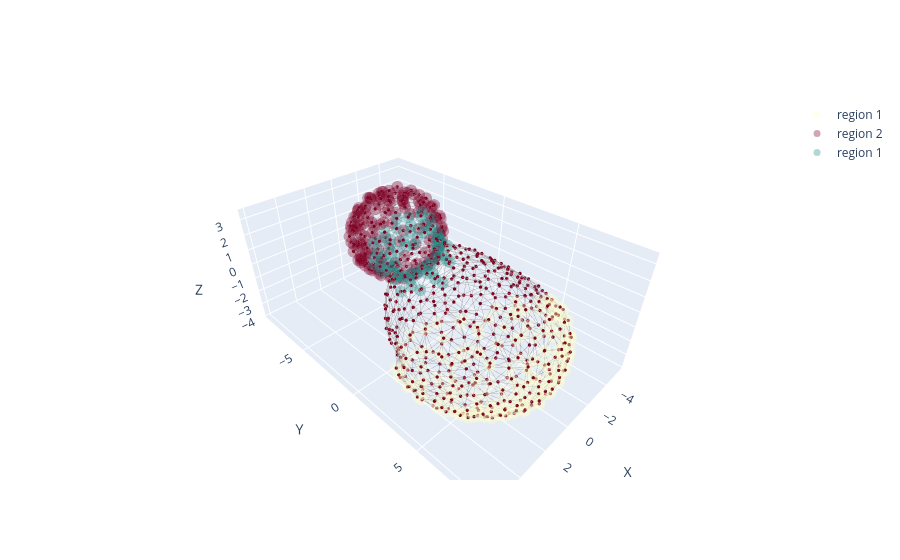

Write notebook code for a chart like this one.
### Code cell
crypts, necks, villi = grow_crypts_toward_necks(
    G,
    crypt_regions=crypts,
    neck_regions=necks,   # [] is fine if you didn’t extract necks
    N=2,
    min_villus_region_size=1,
)

fig = plot_organoid_graph(proj_points, G, HKS[:,0], node_size=2)
add_region_overlays(fig, proj_points, crypts, colorscale='YlOrRd')
add_region_overlays(fig, proj_points, necks, colorscale='viridis')

fig.show()

### Figure 1 — Plotly figure (JSON) as saved in the notebook; plotly's stock layout.template omitted (floating-point values rounded to 4 significant figures; data arrays with more than 128 entries replaced by an {"elided": "..."} marker saying what was removed)
{"data": [{"hoverinfo": "skip", "line": {"color": "rgba(120,120,120,0.75)", "width": 1}, "mode": "lines", "showlegend": false, "type": "scatter3d", "x": {"elided": "6171 float values"}, "y": {"elided": "6171 float values"}, "z": {"elided": "6171 float values"}}, {"hoverinfo": "skip", "marker": {"cmax": 0.08556, "cmid": 0, "cmin": -0.08556, "color": {"elided": "18001 float values"}, "colorscale": [[0, "rgb(5,48,97)"], [0.1, "rgb(33,102,172)"], [0.2, "rgb(67,147,195)"], [0.3, "rgb(146,197,222)"], [0.4, "rgb(209,229,240)"], [0.5, "rgb(247,247,247)"], [0.6, "rgb(253,219,199)"], [0.7, "rgb(244,165,130)"], [0.8, "rgb(214,96,77)"], [0.9, "rgb(178,24,43)"], [1, "rgb(103,0,31)"]], "line": {"width": 0}, "size": 2}, "mode": "markers", "showlegend": false, "type": "scatter3d", "x": {"elided": "687 float values"}, "y": {"elided": "687 float values"}, "z": {"elided": "687 float values"}}, {"hoverinfo": "skip", "marker": {"color": "rgb(255, 255, 204)", "size": 7}, "mode": "markers", "name": "region 1", "opacity": 0.35, "showlegend": true, "type": "scatter3d", "x": {"elided": "180 float values"}, "y": {"elided": "180 float values"}, "z": {"elided": "180 float values"}}, {"hoverinfo": "skip", "marker": {"color": "rgb(128, 0, 38)", "size": 7}, "mode": "markers", "name": "region 2", "opacity": 0.35, "showlegend": true, "type": "scatter3d", "x": {"elided": "145 float values"}, "y": {"elided": "145 float values"}, "z": {"elided": "145 float values"}}, {"hoverinfo": "skip", "marker": {"color": "rgb(34, 144, 140)", "size": 7}, "mode": "markers", "name": "region 1", "opacity": 0.35, "showlegend": true, "type": "scatter3d", "x": [-1.546, -2.064, -2.655, -0.9826, 0.2763, -2.585, -2.431, -0.5145, -2.159, 1.032, -0.2858, 0.08694, 0.08666, -1.187, -3.247, 1.029, 0.4625, 1.028, -0.1677, -1.353, -2.875, 0.3395, -1.347, 0.9894, -2.181, -0.5302, -0.74, -1.546, 0.5312, -2.011, 0.859, -1.466, 1.202, -2.278, -1.674, 0.4153, 0.7608, -2.284, 0.9127, -2.989, -1.7, -0.1116, -0.86, -3.29, 0.6473, -0.223, -2.507, -2.39, -2.039, 0.7646, -1.805, 1.262, -1.184, 0.964, 0.6126, -2.78, -2.074, 0.5736, -1.324, 0.4237, -3.09, -2.255, -1.22, -1.866, -0.2621, 0.7776, 0.783, -0.5433, 0.7902, -1.847, -0.207, 0.181], "y": [-0.9348, -1.142, -3.022, -2.678, -2.118, -2.257, -2.712, -2.042, -1.496, -4.213, -3.023, -2.032, -2.59, -2.125, -2.978, -2.396, -3.312, -1.899, -2.361, -1.405, -3.331, -3.287, -2.116, -3.959, -2.894, -2.654, -3.754, -3.587, -3.766, -2.428, -3.498, -1.744, -1.98, -3.4, -2.706, -3.835, -3.05, -1.881, -4.497, -2.814, -0.7784, -3.359, -2.946, -3.063, -2.607, -3.846, -2.277, -3.605, -3.311, -4.061, -1.439, -2.141, -3.502, -4.335, -2.588, -2.662, -0.8954, -3.221, -1.301, -4.368, -2.917, -1.958, -3.365, -3.118, -1.614, -3.298, -2.924, -3.821, -3.922, -2.308, -3.556, -1.655], "z": [-1.044, 0.3433, -0.7324, -0.9408, 1.84, 0.6002, 1.902, 2.117, 0.4741, 0.4952, -0.8648, -0.963, 1.947, 2.135, 0.6388, 0.699, 1.832, -0.8723, -0.8341, -0.8544, 2.067, -0.5298, -0.7781, 0.8811, -0.8211, 2.238, -1.516, -1.638, -0.4494, -0.5797, 0.8534, -0.6666, 1.162, -1.421, 2.288, 2.117, 1.14, 1.192, -0.1705, 1.191, 1.598, 2.332, 2.399, -0.09865, -0.2674, -1.265, 1.277, 2.547, 2.513, -0.211, 1.619, 0.008507, 2.662, 1.425, 1.414, 0.08839, 0.28, 1.63, 1.984, -0.9366, 0.1922, 0.08834, -1.268, -1.1, -1.27, 0.3358, 0.3239, 2.678, 1.62, 2.025, -1.027, 2.041]}], "layout": {"scene": {"aspectmode": "data", "xaxis": {"title": {"text": "X"}}, "yaxis": {"title": {"text": "Y"}}, "zaxis": {"title": {"text": "Z"}}}}}
